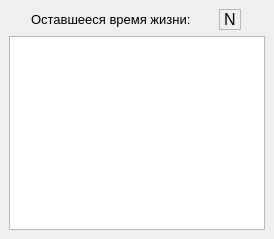
<?xml version="1.0" encoding="UTF-8"?>
<ui version="4.0">
 <class>WorkerGui</class>
 <widget class="QMainWindow" name="WorkerGui">
  <property name="geometry">
   <rect>
    <x>0</x>
    <y>0</y>
    <width>274</width>
    <height>239</height>
   </rect>
  </property>
  <property name="sizePolicy">
   <sizepolicy hsizetype="Fixed" vsizetype="Fixed">
    <horstretch>0</horstretch>
    <verstretch>0</verstretch>
   </sizepolicy>
  </property>
  <property name="contextMenuPolicy">
   <enum>Qt::NoContextMenu</enum>
  </property>
  <property name="windowTitle">
   <string>MainWindow</string>
  </property>
  <property name="animated">
   <bool>false</bool>
  </property>
  <widget class="QWidget" name="centralwidget">
   <layout class="QVBoxLayout" name="verticalLayout">
    <item>
     <layout class="QHBoxLayout" name="horizontalLayout">
      <item>
       <widget class="QLabel" name="label">
        <property name="sizePolicy">
         <sizepolicy hsizetype="Fixed" vsizetype="Fixed">
          <horstretch>0</horstretch>
          <verstretch>0</verstretch>
         </sizepolicy>
        </property>
        <property name="font">
         <font>
          <pointsize>10</pointsize>
         </font>
        </property>
        <property name="text">
         <string>Оставшееся время жизни:</string>
        </property>
        <property name="wordWrap">
         <bool>false</bool>
        </property>
       </widget>
      </item>
      <item>
       <widget class="QLabel" name="label_2">
        <property name="sizePolicy">
         <sizepolicy hsizetype="Fixed" vsizetype="Fixed">
          <horstretch>0</horstretch>
          <verstretch>0</verstretch>
         </sizepolicy>
        </property>
        <property name="font">
         <font>
          <pointsize>12</pointsize>
         </font>
        </property>
        <property name="frameShape">
         <enum>QFrame::StyledPanel</enum>
        </property>
        <property name="text">
         <string>N</string>
        </property>
       </widget>
      </item>
     </layout>
    </item>
    <item>
     <widget class="QListWidget" name="listWidget">
      <property name="sizePolicy">
       <sizepolicy hsizetype="Expanding" vsizetype="Expanding">
        <horstretch>0</horstretch>
        <verstretch>0</verstretch>
       </sizepolicy>
      </property>
     </widget>
    </item>
   </layout>
  </widget>
 </widget>
 <resources/>
 <connections/>
</ui>
